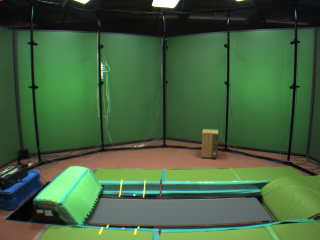
#> input picture sample/bg.png, 320 x 240 px, found by its file name
$ jupyter execute 01_bg_subtraction.ipynb   (shell and % lines are left out)
#> lines starting #> are read from the running program, lines starting #| are printed output that depends on the picture; after the words box and inside, x2 and y2 are one past the last pixel; in counts of white or black regions, pixels touching at a corner belong together
## 準備
フォルダに、`fg.png`と`bg.png`をアップロードしましょう。

## ライブラリ類のインポートなど

[cell 1]
import cv2
import numpy as np  # PythonのOpenCVでは、画像はnumpyのarrayとして管理される
from PIL import Image
import matplotlib.pyplot as plt

def imshow(img):  # Colab用imshow関数として
  if img.ndim == 3:
    img = cv2.cvtColor(img,cv2.COLOR_BGR2RGB)
    display(Image.fromarray(img))
  else:
    display(Image.fromarray(img))

## 背景差分法の実装

Step 1: 前景・背景間の差分を計算

[cell 2]
# 画像読み込み
bg = cv2.imread("bg.png").astype(int) # 背景（BGR）
fg = cv2.imread("fg.png").astype(int) # 前景（BGR）
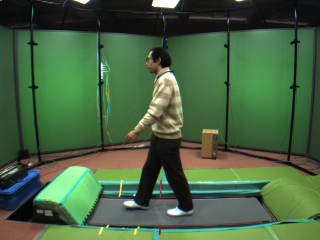
#> input picture sample/fg.png, 320 x 240 px, found by its file name

# L2ノルム
print("L2 norm")
sub = np.linalg.norm(fg-bg,axis=2).astype(np.uint8)
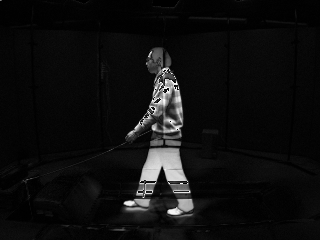
#> sub: shape (240, 320); min 0, max 255, mean 15.1
# sub = np.sqrt(np.sum((fg-bg)*(fg-bg),axis=2)).astype(np.uint8)
imshow(sub)

# L1ノルム
# print("L1 norm")
# sub_L1 = np.sum(abs(fg-bg),axis=2).astype(np.uint8)
# imshow(sub_L1)

Step 2: 2値化

[cell 3]
# 2値化
thresh = 32
_, binary = cv2.threshold(sub, thresh, 255, cv2.THRESH_BINARY)
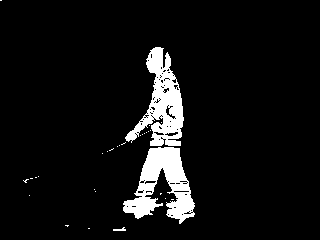
#> binary: shape (240, 320); 7% white; 30 white regions (27 under 20 px), largest, box (x1, y1, x2, y2) and area: (123, 147, 195, 224) 2716, (125, 47, 184, 146) 2577, (113, 227, 126, 231) 30
print("Binarized by", thresh)
imshow(binary)

# 大津の2値化
# retval, binary_otsu = cv2.threshold(sub,0,255,cv2.THRESH_OTSU)
# print("Otsu's thresholding: threshold=",retval)
# imshow(binary_otsu)

Step 3 (Optional): モルフォロジ処理

[cell 4]
# 8近傍カーネル（8近傍と自身がすべて1）
kernel8 = np.ones((3,3),np.uint8)

# a combination of opening & closing
print("combination of opening & closing")
dst = cv2.morphologyEx(binary, cv2.MORPH_CLOSE, kernel8,iterations=2)
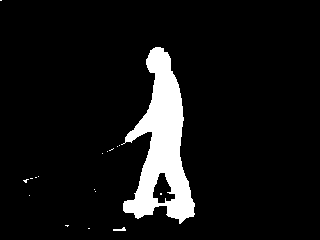
#> dst: shape (240, 320); 8% white; 18 white regions (16 under 20 px), largest, box (x1, y1, x2, y2) and area: (121, 47, 195, 224) 6063, (113, 227, 126, 231) 31
dst = cv2.morphologyEx(dst, cv2.MORPH_OPEN, kernel8,iterations=2)
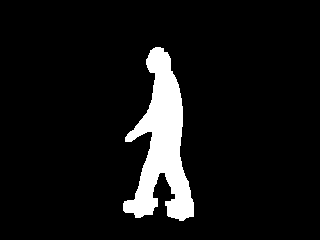
#> dst: shape (240, 320); 7.8% white; 1 white region, box (x1, y1, x2, y2) and area: (123, 47, 194, 221) 6003
imshow(dst)
